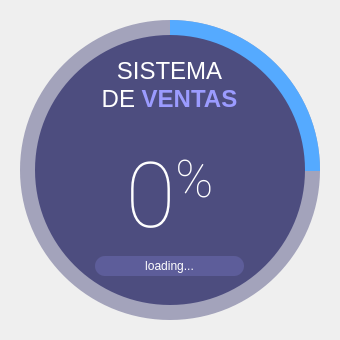
<?xml version="1.0" encoding="UTF-8"?>
<ui version="4.0">
 <class>SplashScreen</class>
 <widget class="QMainWindow" name="SplashScreen">
  <property name="geometry">
   <rect>
    <x>0</x>
    <y>0</y>
    <width>340</width>
    <height>340</height>
   </rect>
  </property>
  <property name="windowTitle">
   <string>MainWindow</string>
  </property>
  <widget class="QWidget" name="centralwidget">
   <widget class="QFrame" name="circularProgressBarBase">
    <property name="geometry">
     <rect>
      <x>10</x>
      <y>10</y>
      <width>320</width>
      <height>320</height>
     </rect>
    </property>
    <property name="frameShape">
     <enum>QFrame::NoFrame</enum>
    </property>
    <property name="frameShadow">
     <enum>QFrame::Raised</enum>
    </property>
    <widget class="QFrame" name="circularProgress">
     <property name="geometry">
      <rect>
       <x>10</x>
       <y>10</y>
       <width>300</width>
       <height>300</height>
      </rect>
     </property>
     <property name="styleSheet">
      <string notr="true">QFrame{
	border-radius: 150px;
	background-color: qconicalgradient(cx:0.5, cy:0.5, angle:90, stop:0.749 rgba(255, 0, 127, 0), stop:0.750 rgba(85, 170, 255, 255));
}</string>
     </property>
     <property name="frameShape">
      <enum>QFrame::NoFrame</enum>
     </property>
     <property name="frameShadow">
      <enum>QFrame::Raised</enum>
     </property>
    </widget>
    <widget class="QFrame" name="circularBg">
     <property name="geometry">
      <rect>
       <x>10</x>
       <y>10</y>
       <width>300</width>
       <height>300</height>
      </rect>
     </property>
     <property name="styleSheet">
      <string notr="true">QFrame{
	border-radius: 150px;
	background-color: rgba(77, 77, 127, 120);
}</string>
     </property>
     <property name="frameShape">
      <enum>QFrame::NoFrame</enum>
     </property>
     <property name="frameShadow">
      <enum>QFrame::Raised</enum>
     </property>
    </widget>
    <widget class="QFrame" name="container">
     <property name="geometry">
      <rect>
       <x>25</x>
       <y>25</y>
       <width>270</width>
       <height>270</height>
      </rect>
     </property>
     <property name="styleSheet">
      <string notr="true">QFrame{
	border-radius: 135px;
	background-color: rgb(77, 77, 127);
}</string>
     </property>
     <property name="frameShape">
      <enum>QFrame::NoFrame</enum>
     </property>
     <property name="frameShadow">
      <enum>QFrame::Raised</enum>
     </property>
     <widget class="QWidget" name="layoutWidget">
      <property name="geometry">
       <rect>
        <x>20</x>
        <y>0</y>
        <width>229</width>
        <height>241</height>
       </rect>
      </property>
      <layout class="QGridLayout" name="gridLayout">
       <item row="1" column="0">
        <widget class="QLabel" name="labelPercentage">
         <property name="font">
          <font>
           <family>Roboto Thin</family>
           <pointsize>68</pointsize>
          </font>
         </property>
         <property name="styleSheet">
          <string notr="true">background-color: none;
color: #FFFFFF</string>
         </property>
         <property name="text">
          <string>&lt;p&gt;&lt;span style=&quot; font-size:68pt;&quot;&gt;0&lt;/span&gt;&lt;span style=&quot; font-size:58pt; vertical-align:super;&quot;&gt;%&lt;/span&gt;&lt;/p&gt;</string>
         </property>
         <property name="alignment">
          <set>Qt::AlignCenter</set>
         </property>
        </widget>
       </item>
       <item row="2" column="0">
        <widget class="QLabel" name="labelLoadingInfo">
         <property name="minimumSize">
          <size>
           <width>0</width>
           <height>20</height>
          </size>
         </property>
         <property name="maximumSize">
          <size>
           <width>16777215</width>
           <height>20</height>
          </size>
         </property>
         <property name="font">
          <font>
           <family>Segoe UI</family>
           <pointsize>9</pointsize>
          </font>
         </property>
         <property name="styleSheet">
          <string notr="true">QLabel{
	border-radius: 10px;	
	background-color: rgb(93, 93, 154);
	color: #FFFFFF;
	margin-left: 40px;
	margin-right: 40px;
}</string>
         </property>
         <property name="frameShape">
          <enum>QFrame::NoFrame</enum>
         </property>
         <property name="text">
          <string>loading...</string>
         </property>
         <property name="alignment">
          <set>Qt::AlignCenter</set>
         </property>
        </widget>
       </item>
       <item row="0" column="0">
        <widget class="QLabel" name="labelTitle">
         <property name="font">
          <font>
           <family>Segoe UI</family>
           <pointsize>12</pointsize>
          </font>
         </property>
         <property name="styleSheet">
          <string notr="true">background-color: none;
color: #FFFFFF</string>
         </property>
         <property name="text">
          <string>&lt;html&gt;&lt;head/&gt;&lt;body&gt;&lt;p&gt;&lt;span style=&quot; font-size:18pt;&quot;&gt;SISTEMA&lt;/span&gt;&lt;br&gt;&lt;span style=&quot; font-size:18pt;&quot;&gt;DE &lt;/span&gt;&lt;span style=&quot; font-size:18pt; font-weight:600; color:#9b9bff;&quot;&gt;VENTAS&lt;/span&gt;&lt;/p&gt;&lt;/body&gt;&lt;/html&gt;</string>
         </property>
         <property name="alignment">
          <set>Qt::AlignCenter</set>
         </property>
        </widget>
       </item>
      </layout>
     </widget>
    </widget>
    <zorder>circularBg</zorder>
    <zorder>circularProgress</zorder>
    <zorder>container</zorder>
   </widget>
  </widget>
 </widget>
 <resources/>
 <connections/>
</ui>
